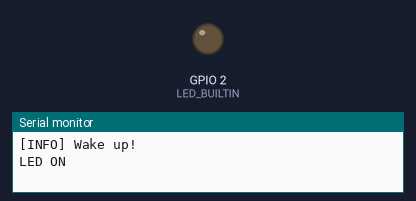
The sketch below on a simulated ESP32. On the bench: output pins drawn as LEDs (lit = HIGH), the last lines printed to the serial monitor. At 8.0 s the program puts the board to deep sleep or switches it off; the recording ends there.

Above: at 0.1 s.
At 6.1 s:
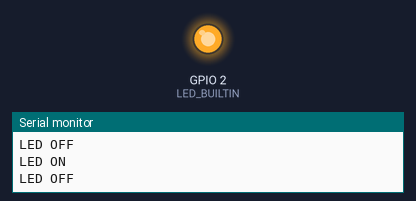
Timing chart, 0 to 7.6 s (numbered marks = the images above):
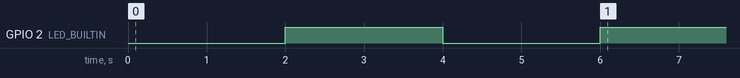

Measured:
- by itself, GPIO 2 (LED_BUILTIN): LOW → HIGH at 2.0 s, → LOW 2.0 s later, → HIGH 2.0 s later

The sketch:

max-deep-sleep.ino
```cpp
void setup() {
  pinMode(LED_BUILTIN, OUTPUT);
  Serial.begin(115200);
  Serial.println("");
  Serial.println("[INFO] Wake up!");
}

void loop() {
  blinkLED();

  Serial.println("[INFO] Going to sleep for ESP.deepSleepMax()...");
  ESP.deepSleep(ESP.deepSleepMax());
}

void blinkLED() {
  Serial.println("LED ON");
  digitalWrite(LED_BUILTIN, LOW);
  delay(2000);

  Serial.println("LED OFF");
  digitalWrite(LED_BUILTIN, HIGH);
  delay(2000);

  Serial.println("LED ON");
  digitalWrite(LED_BUILTIN, LOW);
  delay(2000);

  Serial.println("LED OFF");
  digitalWrite(LED_BUILTIN, HIGH);
  delay(2000);
}
```
